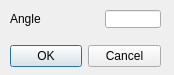
<?xml version="1.0" encoding="UTF-8"?>
<ui version="4.0">
 <class>CQDlgSimpleFilter_rotate</class>
 <widget class="QDialog" name="CQDlgSimpleFilter_rotate">
  <property name="geometry">
   <rect>
    <x>0</x>
    <y>0</y>
    <width>174</width>
    <height>75</height>
   </rect>
  </property>
  <property name="windowTitle">
   <string>Rotation</string>
  </property>
  <property name="locale">
   <locale language="English" country="UnitedStates"/>
  </property>
  <widget class="QDialogButtonBox" name="qqOkCancel">
   <property name="geometry">
    <rect>
     <x>10</x>
     <y>40</y>
     <width>151</width>
     <height>32</height>
    </rect>
   </property>
   <property name="standardButtons">
    <set>QDialogButtonBox::Cancel|QDialogButtonBox::Ok</set>
   </property>
  </widget>
  <widget class="QLabel" name="label">
   <property name="geometry">
    <rect>
     <x>10</x>
     <y>10</y>
     <width>81</width>
     <height>18</height>
    </rect>
   </property>
   <property name="text">
    <string>Angle</string>
   </property>
  </widget>
  <widget class="QLineEdit" name="qqAngle">
   <property name="geometry">
    <rect>
     <x>105</x>
     <y>10</y>
     <width>56</width>
     <height>18</height>
    </rect>
   </property>
  </widget>
 </widget>
 <tabstops>
  <tabstop>qqAngle</tabstop>
  <tabstop>qqOkCancel</tabstop>
 </tabstops>
 <resources/>
 <connections/>
</ui>
